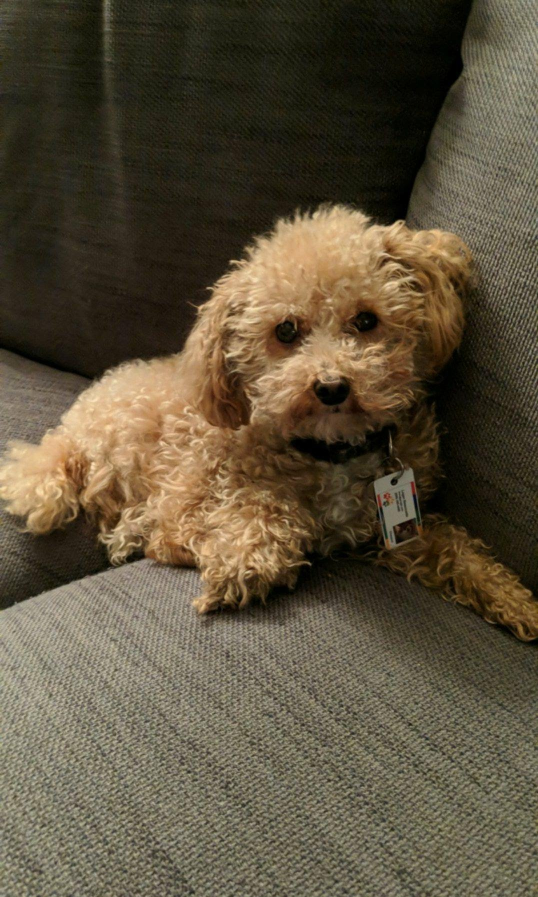
#> input picture Chestnut/27140180_10215349943362570_544515994_o.jpg, 1076 x 1794 px, found by its file name (shown at 1/2 size); its folder holds only this picture in this run
$ python imageResize.py   (older library calls are emulated)
#> lines starting #> are read from the running program, lines starting #| are printed output that depends on the picture
from PIL import Image
from resizeimage import resizeimage
import os
import glob

# first crop to square in center of image
#then resize square to desired size


if not os.path.exists('C:/Users/toon1/Documents/Private Reading Spring 2018/AllImages'):
    os.makedirs('C:/Users/toon1/Documents/Private Reading Spring 2018/AllImages')

dir = 'C:/Users/toon1/Documents/Private Reading Spring 2018/Chestnut'
count = 1
for file in os.listdir(dir):
    filename = str(file)
    img = Image.open(dir + "/" + filename)
#> img is the input picture: PIL image 1076x1794 RGB; mean R, G, B 91.9, 81.1, 60.6
    image_size = (224, 224)
    width, height = img.size
#> width = 1076; height = 1794

    if width > height:
       delta = width - height
       left = int(delta/2)
       upper = 0
       right = height + left
       lower = height
    else:
       delta = height - width
#> delta = 718
       left = 0
       upper = int(delta/2)
#> upper = 359
       right = width
#> right = 1076
       lower = width + upper
#> lower = 1435

    img = img.crop((left, upper, right, lower))
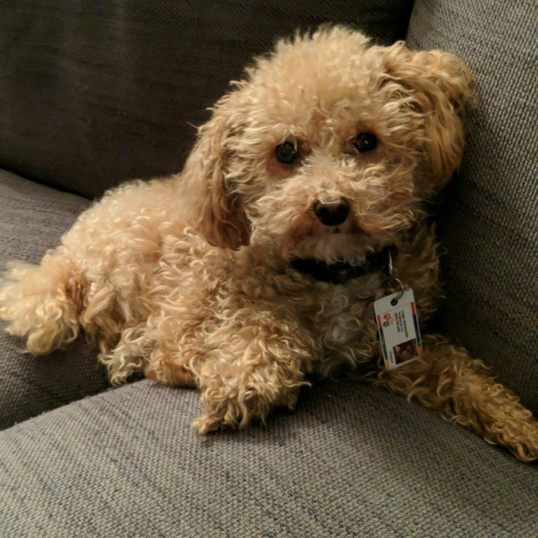
#> img: PIL image 1076x1076 RGB (shown at 1/2 size); mean R, G, B 100.2, 84.1, 60.8
    img = img.resize(image_size, Image.ANTIALIAS)
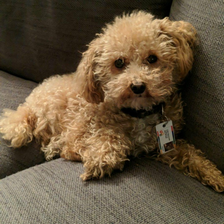
#> img: PIL image 224x224 RGB; mean R, G, B 100.2, 84.1, 60.8
    filename = "chestnut_" + str(count)
    fileName = "C:/Users/toon1/Documents/Private Reading Spring 2018/AllImages/" + filename
    img.save(fileName, 'jpeg')
    print("done " + str(count))
    count += 1
    img.close()

$ run again, on Chestnut/27605170_10215408535707342_2120981778_o.jpg
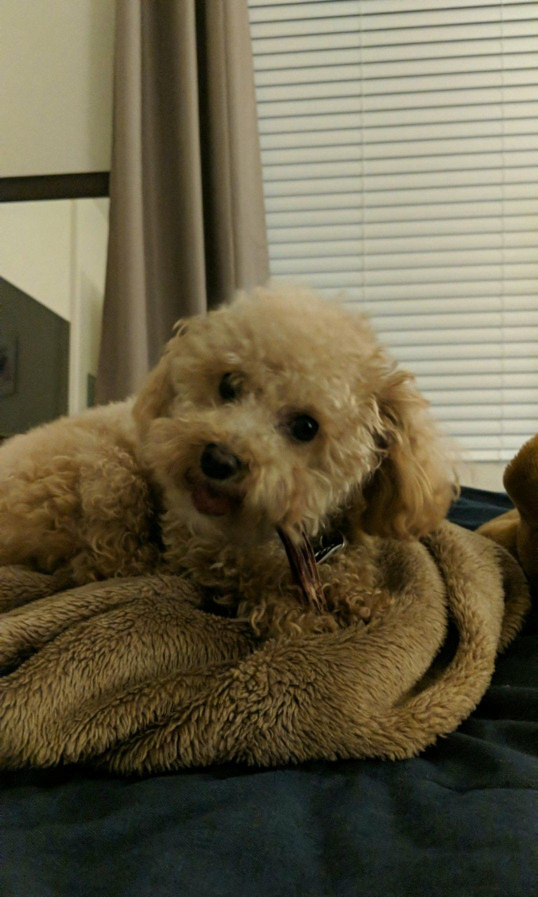
#> input picture Chestnut/27605170_10215408535707342_2120981778_o.jpg, 1076 x 1794 px, found by its file name (shown at 1/2 size)
#> img is the input picture: PIL image 1076x1794 RGB; mean R, G, B 103.5, 95.5, 71.2
#> `img = img.crop((left, upper, right, lower))`:
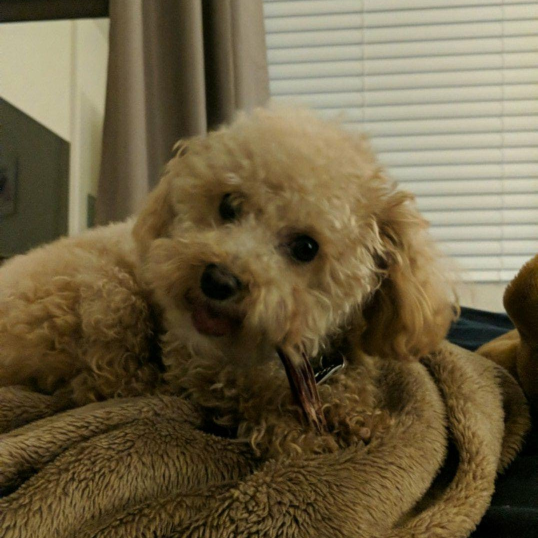
#> img: PIL image 1076x1076 RGB (shown at 1/2 size); mean R, G, B 110.1, 97.3, 67.9
#> `img = img.resize(image_size, Image.ANTIALIAS)`:
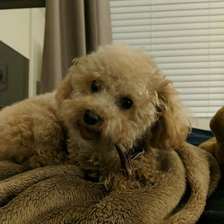
#> img: PIL image 224x224 RGB; mean R, G, B 110.1, 97.3, 67.9

$ run again, on Chestnut/Capture.jpg
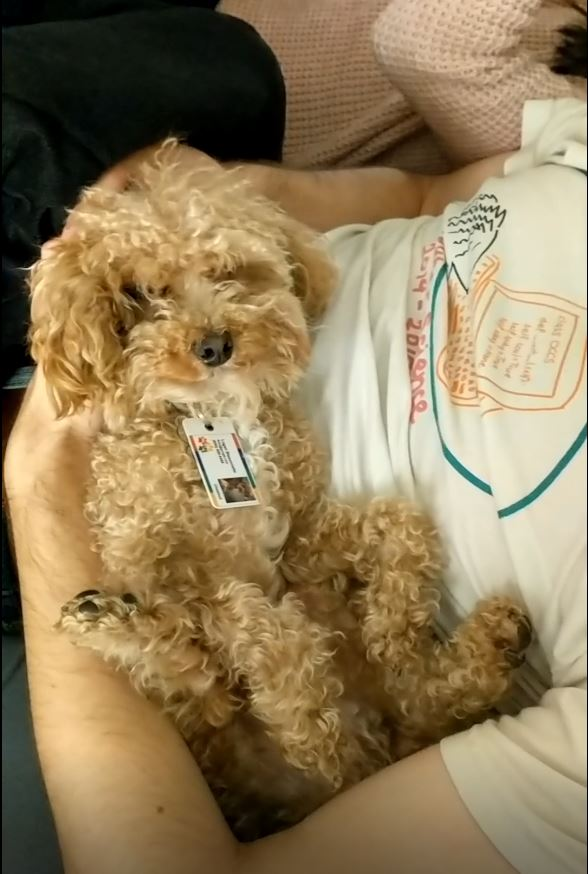
#> input picture Chestnut/Capture.jpg, 588 x 874 px, found by its file name
#> img is the input picture: PIL image 588x874 RGB; mean R, G, B 145.4, 125.4, 90
#> `img = img.crop((left, upper, right, lower))`:
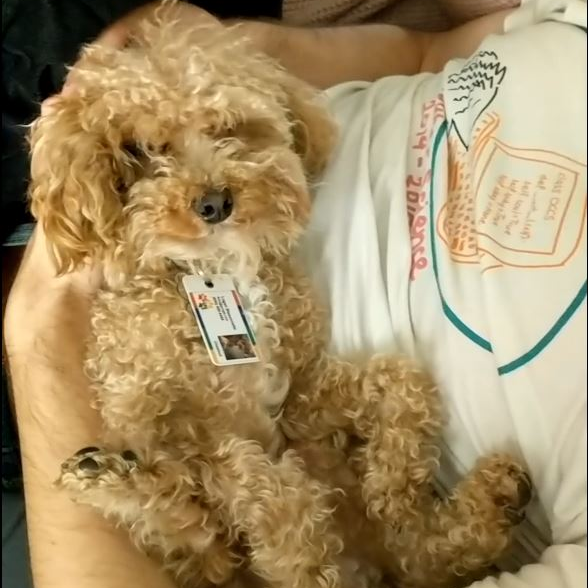
#> img: PIL image 588x588 RGB; mean R, G, B 164.5, 142.5, 102.5

$ run again, on Chestnut/27265879_10215350190648752_1399396069_o.jpg
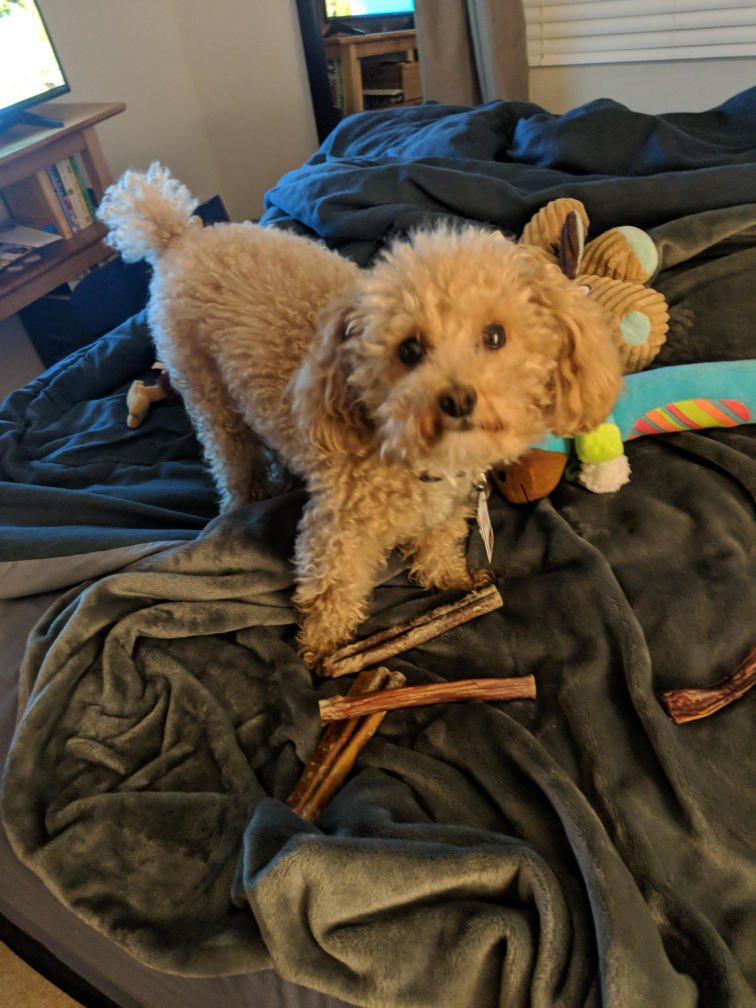
#> input picture Chestnut/27265879_10215350190648752_1399396069_o.jpg, 3024 x 4032 px, found by its file name (shown at 1/4 size)
#> img is the input picture: PIL image 3024x4032 RGB; mean R, G, B 87.4, 76, 59.1
#> `img = img.crop((left, upper, right, lower))`:
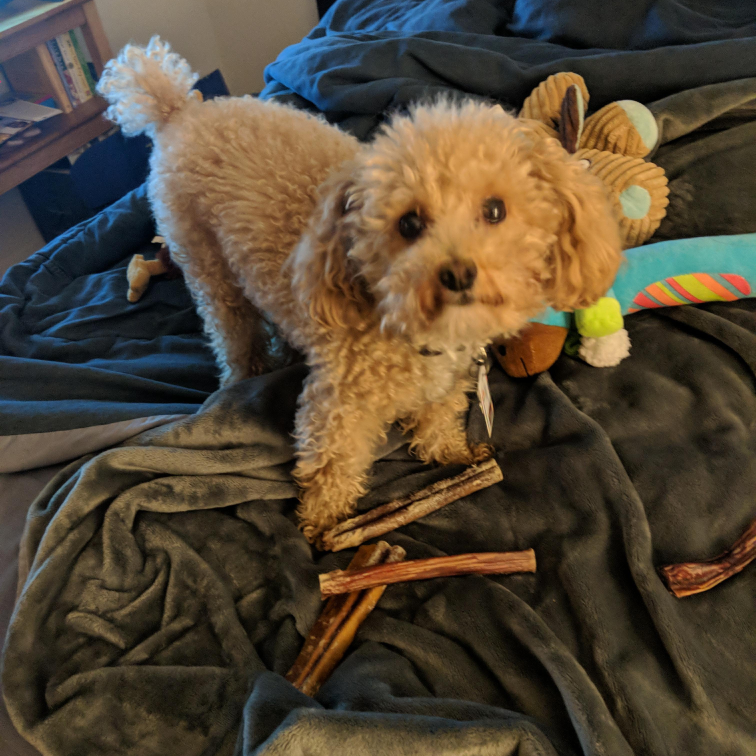
#> img: PIL image 3024x3024 RGB (shown at 1/4 size); mean R, G, B 83.1, 70.5, 52.9
#> `img = img.resize(image_size, Image.ANTIALIAS)`:
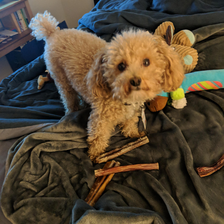
#> img: PIL image 224x224 RGB; mean R, G, B 83.1, 70.5, 52.9
